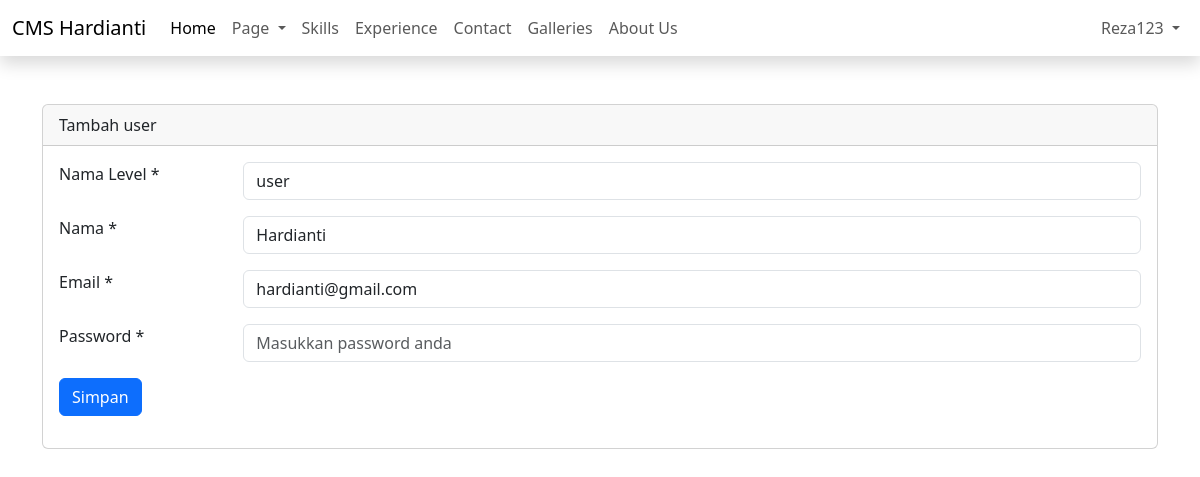
Page /admin/dashboard.php?page=tambah-user&edit=7 (signed in) on the committed database.
### tables this page shows
CREATE TABLE `users` (
  `id` int(11) NOT NULL,
  `id_level` int(11) DEFAULT NULL,
  `name` varchar(50) NOT NULL,
  `email` varchar(50) NOT NULL,
  `password` varchar(100) NOT NULL,
  `created_at` timestamp NOT NULL DEFAULT current_timestamp(),
  `updated_at` timestamp NULL DEFAULT NULL ON UPDATE current_timestamp(),
  `deleted_at` tinyint(4) NOT NULL
);

CREATE TABLE `levels` (
  `id` int(11) NOT NULL,
  `name_level` varchar(25) DEFAULT NULL
);

### admin/content/tambah-user.php (the view, shortened to what this page needs)
<?php
$id_user = isset($_GET['edit']) ? $_GET['edit'] : '';
$queryEdit = mysqli_query($config, "SELECT * FROM users WHERE id='$id_user'");
$rowEdit  = mysqli_fetch_assoc($queryEdit);
$queryLevels = mysqli_query($config, "SELECT * FROM levels ORDER BY id DESC");
$rowLevels = mysqli_fetch_all($queryLevels, MYSQLI_ASSOC);
?>
<form action="" method="post">
    <div class="mb-3 row">
        <div class="col-sm-2">
            <label for="">Nama Level * </label>
        </div>
        <div class="col-sm-10">
            <select name="id_level" id="" class="form-control">
                <?php foreach ($rowLevels as $level) : ?>
                    <option <?php echo isset($_GET['edit']) ? ($level['id'] == $rowEdit['id_level']) ? 'selected' : '' : '' ?>
                        value="<?php echo $level['id'] ?>"><?php echo $level['name_level']  ?></value=>
                    <?php endforeach ?>
            </select>
        </div>
    </div>
    <div class="mb-3 row">
        <div class="col-sm-2">
            <label for="">Nama * </label>
        </div>
        <div class="col-sm-10">
            <input required name="name" type="text"
                class="form-control"
                placeholder="Masukkan nama anda"
                value="<?= isset($_GET['edit']) ? $rowEdit['name'] : '' ?>">
        </div>
    </div>
    <div class="mb-3 row">
        <div class="col-sm-2">
            <label for="">Email * </label>
        </div>
        <div class="col-sm-10">
            <input required name="email" type="email"
                class="form-control"
                placeholder="Masukkan email anda"
                value="<?= isset($_GET['edit']) ? $rowEdit['email'] : '' ?>">
        </div>
    </div>
    <div class="mb-3 row">
        <div class="col-sm-2">
            <label for="">Password *</label>
        </div>
        <div class="col-sm-10">
            <input name="password" type="password"
                class="form-control" value=""
                placeholder="Masukkan password anda">
        </div>
    </div>
    <div class="mb-3 row">
        <div class="col-sm-12">
            <button name="<?= isset($_GET['edit']) ? 'edit' : 'simpan'; ?>" type="submit"
                class="btn btn-primary">Simpan</button>
        </div>
    </div>
</form>

### rows in the picture
users: id_level "user", name "Hardianti", email "hardianti@gmail.com"

### other values in the picture
$_SESSION['NAME'] "Reza123"
str_replace("-", " ", ucfirst($_GET['page'])) "Tambah user"
